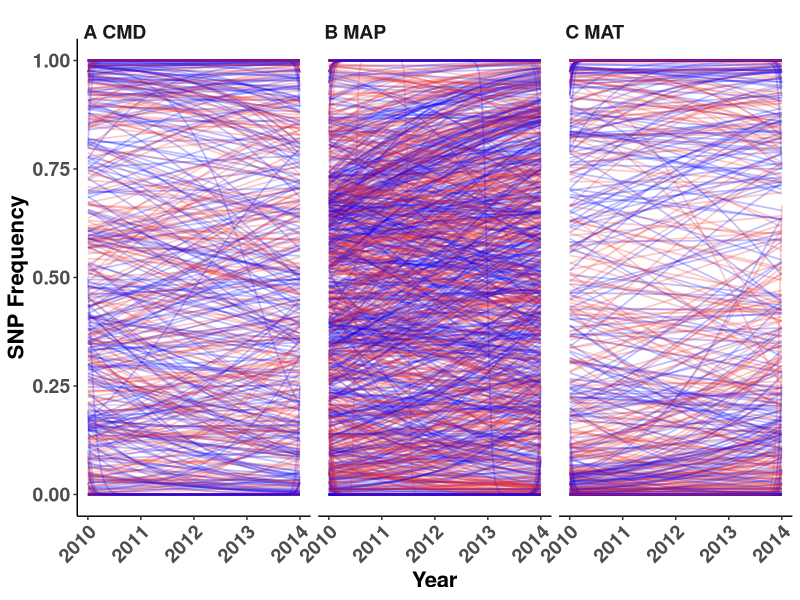
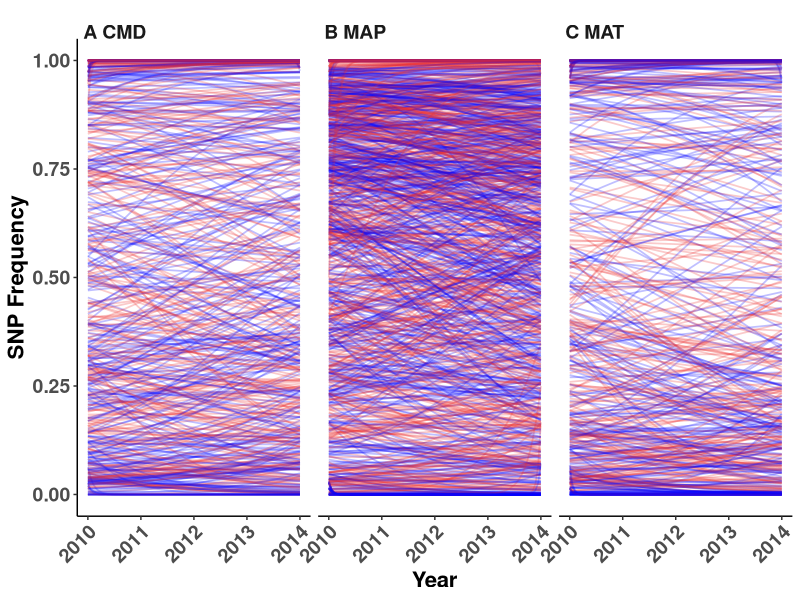
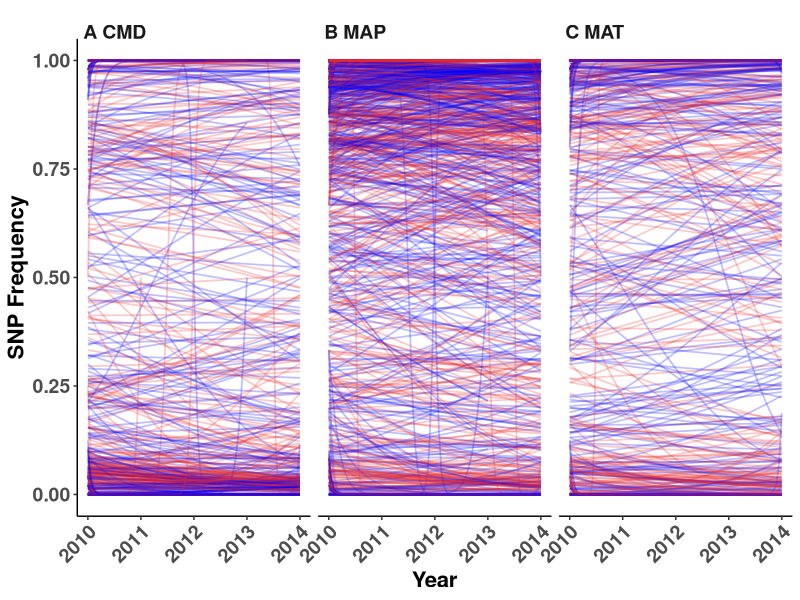
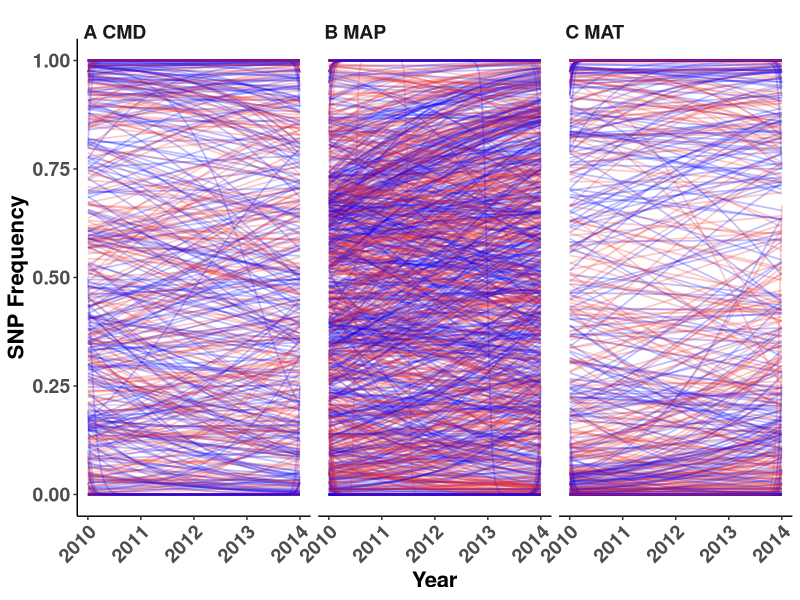
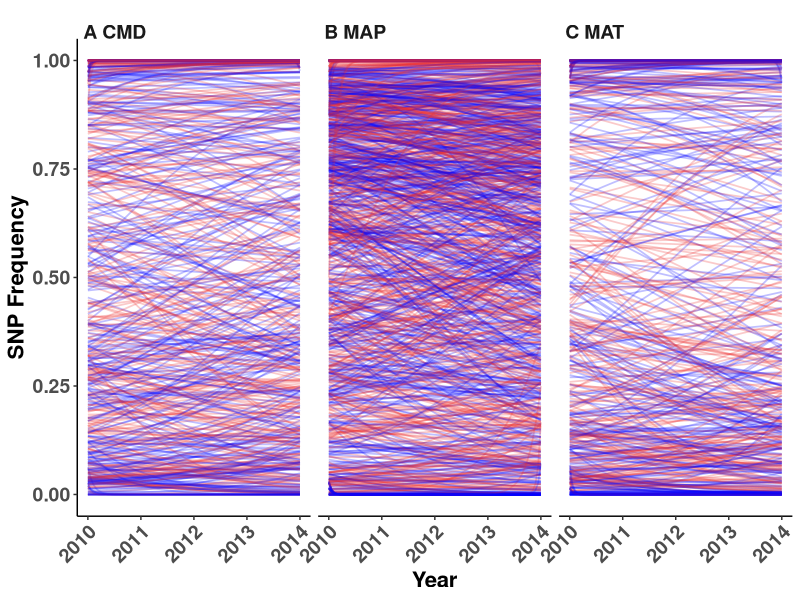
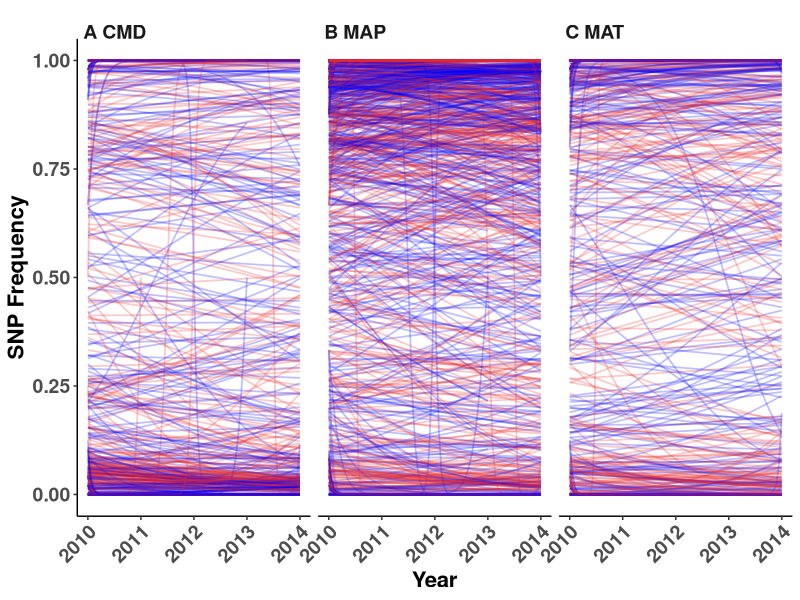

Source code (R) for these figures, in order:
##################################################################################
## Region regression plots of BF>20 SNPs for random and observed 2010-2014
## Author Daniel Anstett
## 
## 
## Last Modified May 19, 2021
###################################################################################
#Import libraries
library(tidyverse)

#Import timeseries frequencies
freq_mat <- read_csv("Genomics_scripts/Data/freq_MAT_region.csv")
freq_map <- read_csv("Genomics_scripts/Data/freq_MAP_region.csv")
freq_cmd <- read_csv("Genomics_scripts/Data/freq_CMD_region.csv")

#Gather data frames (go from wide to long)
freq_mat <- freq_mat %>% gather(SNP_ID,SNP_Freq,3:275)
freq_map <- freq_map %>% gather(SNP_ID,SNP_Freq,3:571)
freq_cmd <- freq_cmd %>% gather(SNP_ID,SNP_Freq,3:304)

#Import one stratified random permutation 
rand_mat <- read_csv("Genomics_scripts/Data/rand_gathered_MAT_region.csv")
rand_map <- read_csv("Genomics_scripts/Data/rand_gathered_MAP_region.csv")
rand_cmd <- read_csv("Genomics_scripts/Data/rand_gathered_CMD_region.csv")

#Add Type
freq_mat$Type <- "Climate Associated"
freq_map$Type <- "Climate Associated"
freq_cmd$Type <- "Climate Associated"

rand_mat$Type <- "Random"
rand_map$Type <- "Random"
rand_cmd$Type <- "Random"

#Merge Climate Associated and Random
joint_mat <- rbind(freq_mat,rand_mat)
joint_map <- rbind(freq_map,rand_map)
joint_cmd <- rbind(freq_cmd,rand_cmd)

#Add env info
joint_mat$env <- "mat"
joint_map$env <- "map"
joint_cmd$env <- "cmd"

#Join
joint_env <- rbind(joint_mat,joint_map,joint_cmd)

#Make categorical variable for frequency bin
joint_env <- joint_env %>% 
  group_by(Site) %>% 
  mutate(Base_Year = min(Year)) 

freq_bin_calc <- joint_env %>% 
  group_by(Site, Type, env) %>% 
  filter(Year==Base_Year) %>% 
  mutate(SNP_Freq_Bin = cut(SNP_Freq,5, labels=c("0-0.2","0.2-0.4","0.4-0.6","0.6-0.8","0.8-1.0")))

joint_env <- left_join(joint_env, freq_bin_calc) %>% 
  group_by(Site, Type, env, SNP_ID) %>% 
  mutate(SNP_Freq_Bin2 = first(SNP_Freq_Bin))

###################################################################################
#Setup plots
joint_env_p1 <- joint_env %>% filter(Site=="North",Year<=2014) 
joint_env_p2 <- joint_env %>% filter(Site=="Centre",Year<=2014)
joint_env_p3 <- joint_env %>% filter(Site=="South",Year<=2014)


###################################################################################
#For Paper
env_labs<-c("cmd"="A CMD",
            "map"="B MAP",
            "mat"="C MAT")
#North
ggplot(data=joint_env_p1,aes(Year,SNP_Freq,group=SNP_ID,color=Type)) + 
  geom_line(stat="smooth",method = "glm", 
            method.args = list(family = "binomial"), 
            se = F, alpha=.25,cex=0.6) + theme_classic() +
  labs(y="SNP Frequency",x="Year") + scale_color_manual(values=c("blue","firebrick2")) + theme(
    legend.position = "none",
    axis.text.x = element_text(size = 14, face = "bold", angle = 45,hjust = 1, vjust = 1), 
    axis.title = element_text(size =16, face = "bold"), 
    axis.text.y = element_text(size = 14, face = "bold")) + 
  facet_wrap(.~env,labeller = labeller(env=env_labs)) +
  theme(legend.title = element_blank(),
        legend.text = element_text(size=12,face="bold"),
        strip.background = element_blank(), 
        strip.text.x=element_text(size=14,face="bold",hjust=0,vjust=-1.2))
ggsave("Graphs_CI/Frequency/env_both_freqchange_paper_North1014.pdf",width=12, height = 6, units = "in")

#Center
ggplot(data=joint_env_p2,aes(Year,SNP_Freq,group=SNP_ID,color=Type)) + 
  geom_line(stat="smooth",method = "glm", 
            method.args = list(family = "binomial"), 
            se = F, alpha=.25,cex=0.6) + theme_classic() +
  labs(y="SNP Frequency",x="Year") + scale_color_manual(values=c("blue","firebrick2")) + theme(
    legend.position = "none",
    axis.text.x = element_text(size = 14, face = "bold", angle = 45,hjust = 1, vjust = 1), 
    axis.title = element_text(size =16, face = "bold"), 
    axis.text.y = element_text(size = 14, face = "bold")) + 
  facet_wrap(.~env,labeller = labeller(env=env_labs)) +
  theme(legend.title = element_blank(),
        legend.text = element_text(size=12,face="bold"),
        strip.background = element_blank(), 
        strip.text.x=element_text(size=14,face="bold",hjust=0,vjust=-1.2))
ggsave("Graphs_CI/Frequency/env_both_freqchange_paper_Center1014.pdf",width=12, height = 6, units = "in")

#p3
ggplot(data=joint_env_p3,aes(Year,SNP_Freq,group=SNP_ID,color=Type)) + 
  geom_line(stat="smooth",method = "glm", 
            method.args = list(family = "binomial"), 
            se = F, alpha=.25,cex=0.6) + theme_classic() +
  labs(y="SNP Frequency",x="Year") + scale_color_manual(values=c("blue","firebrick2")) + theme(
    legend.position = "none",
    axis.text.x = element_text(size = 14, face = "bold", angle = 45,hjust = 1, vjust = 1), 
    axis.title = element_text(size =16, face = "bold"), 
    axis.text.y = element_text(size = 14, face = "bold")) + 
  facet_wrap(.~env,labeller = labeller(env=env_labs)) +
  theme(legend.title = element_blank(),
        legend.text = element_text(size=12,face="bold"),
        strip.background = element_blank(), 
        strip.text.x=element_text(size=14,face="bold",hjust=0,vjust=-1.2))
ggsave("Graphs_CI/Frequency/env_both_freqchange_paper_South1014.pdf",width=12, height = 6, units = "in")





